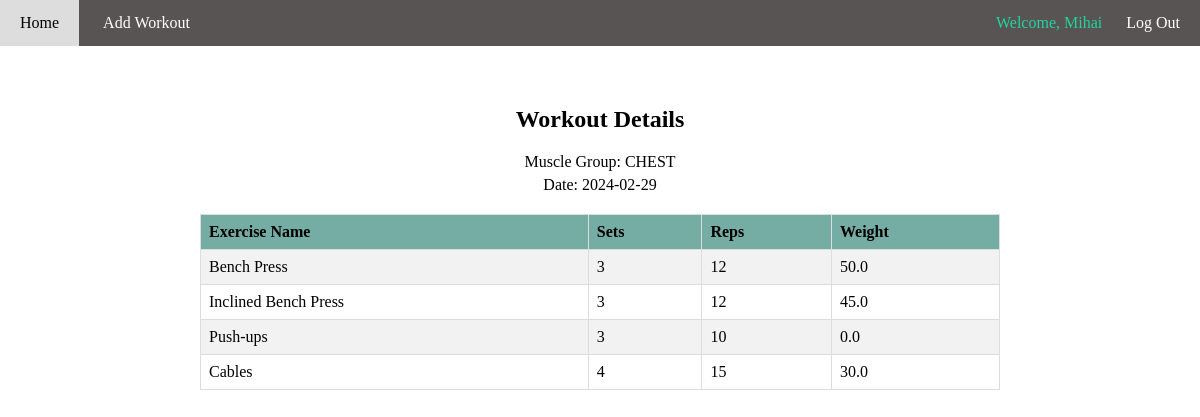
Page /log/9 (signed in) on the committed database.
### tables this page shows
CREATE TABLE logs (id INTEGER PRIMARY KEY AUTOINCREMENT NOT NULL, user_id INT NOT NULL, date DATE NOT NULL, muscle_group TEXT NOT NULL, FOREIGN KEY (user_id) REFERENCES users (id));

CREATE TABLE log_details (id INTEGER PRIMARY KEY AUTOINCREMENT NOT NULL, log_id INT NOT NULL, sets INT NOT NULL, reps INT NOT NULL, weight REAL, ex_name TEXT NOT NULL, FOREIGN KEY (log_id) REFERENCES logs (id));

### app.py (the view)
@app.route("/log/<int:log_id>")
@login_required
def log(log_id):
    log_details = db.execute("""SELECT l.id, l.date, l.muscle_group, ld.sets,
                            ld.reps, ld.weight, ld.ex_name FROM logs l
                            JOIN log_details ld ON l.id = ld.log_id
                            JOIN users u ON u.id = l.user_id
                            WHERE u.id = ? AND l.id = ?
                            """, session["user_id"], log_id)
    print(log_details)
    muscle_group = log_details[0]["muscle_group"]
    date = log_details[0]["date"]
    return render_template("log.html", muscle_group = muscle_group, date = date, details = log_details)

### app.py (called while the page is built)
@app.after_request
def after_request(response):
    response.headers["Cache-Control"] = "no-cache, no-store, must-revalidate"
    response.headers["Expires"] = 0
    response.headers["Pragma"] = "no-cache"
    return response

### helpers.py (called while the page is built)
def login_required(f):
    @wraps(f)
    def decorated_function(*args, **kwargs):
        if session.get("user_id") is None:
            return redirect("/login")
        return f(*args, **kwargs)
    return decorated_function

### templates/log.html (shortened to what this page needs)
{% extends "layout.html" %}
{% block main %}
    <div class="container5">
        <h2>Workout Details</h2>
        <div class="container6">
            <p>Muscle Group: {{ muscle_group }}</p>
            <p>Date: {{ date }}</p>
        </div>
        <table class="ex_table">
            <tr>
                <th>Exercise Name</th>
                <th>Sets</th>
                <th>Reps</th>
                <th>Weight</th>
            </tr>
            {% for detail in details %}
            <tr>
                <td>{{ detail.ex_name }}</td>
                <td>{{ detail.sets }}</td>
                <td>{{ detail.reps }}</td>
                <td>{{ detail.weight }}</td>
            </tr>
            {% endfor %}
        </table>
    </div>
{% endblock %}

### static/styles.css (style rules this page uses)
body { margin: 0; }
h2 { text-align: center; }
p { margin-top: 15px; text-align: center; }
.container5 { max-width: 800px; margin: 0 auto; padding: 20px; }
.container6 { margin-bottom: 20px; }
.container6 p { margin: 5px 0; }
.ex_table { width: 100%; border-collapse: collapse; margin-top: 20px; }
.ex_table th, .ex_table td { border: 1px solid #ddd; padding: 8px; text-align: left; }
.ex_table th { background-color: #75aca4; }
.ex_table tr:nth-child(even) { background-color: #f2f2f2; }

### rows in the picture
logs: muscle_group "CHEST", date "2024-02-29"
log_details: ex_name "Bench Press", sets "3", reps "12", weight "50.0"
log_details: ex_name "Inclined Bench Press", sets "3", reps "12", weight "45.0"
log_details: ex_name "Push-ups", sets "3", reps "10", weight "0.0"
log_details: ex_name "Cables", sets "4", reps "15", weight "30.0"

### other values in the picture
{{ session["username"] }} "Mihai"
